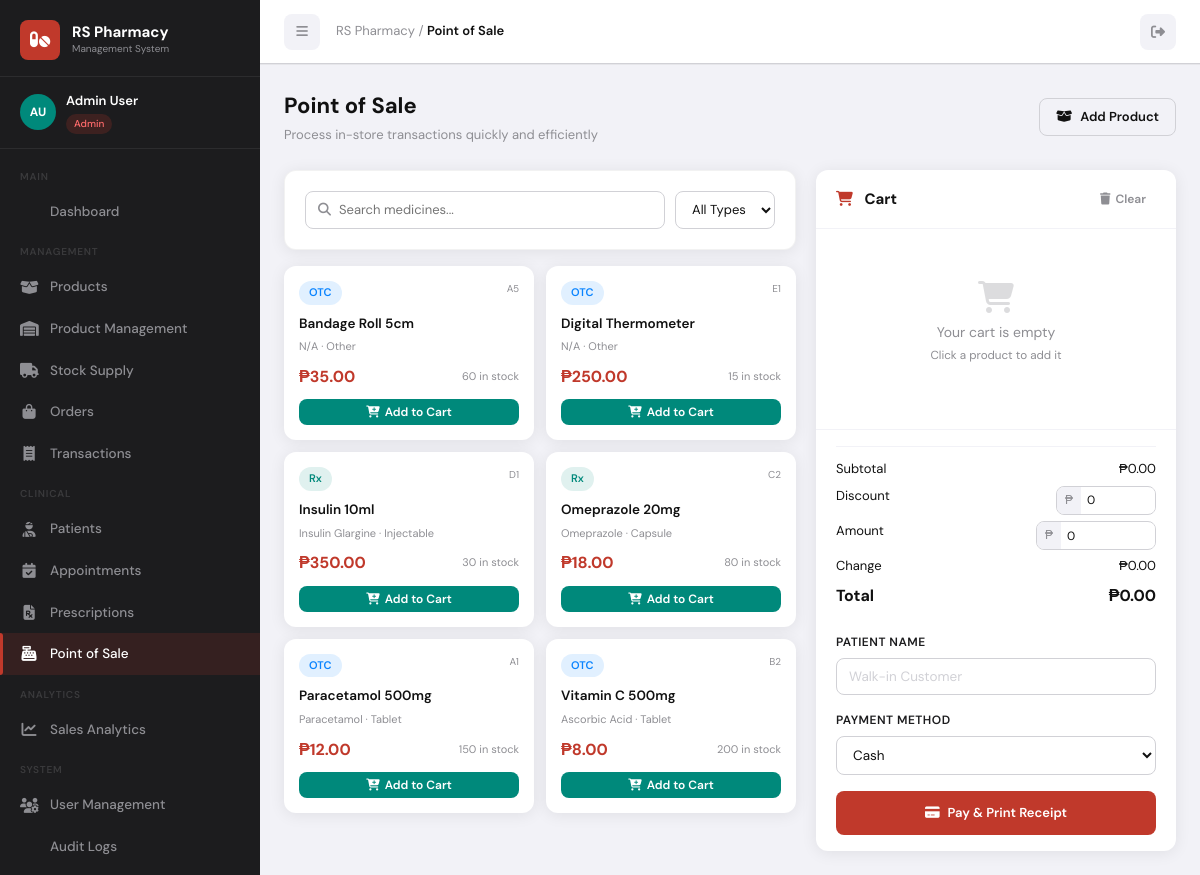
The app's page /pos.php (signed in) with its own data.
### tables this page shows
CREATE TABLE IF NOT EXISTS products (
    id INT AUTO_INCREMENT PRIMARY KEY,
    category_id INT,
    supplier_id INT,
    name VARCHAR(150) NOT NULL,
    generic_name VARCHAR(150),
    brand_type ENUM('Generic','Brand') DEFAULT 'Generic',
    product_type ENUM('OTC','Rx') DEFAULT 'OTC',
    dosage_form ENUM('Tablet','Capsule','Syrup','Injectable','Cream','Drops','Inhaler','Patch','Other') DEFAULT 'Tablet',
    price DECIMAL(10,2) NOT NULL,
    requires_prescription TINYINT(1) DEFAULT 0,
    sku VARCHAR(50) UNIQUE,
    shelf_location VARCHAR(50),
    description TEXT,
    status ENUM('active','inactive') DEFAULT 'active',
    created_at TIMESTAMP DEFAULT CURRENT_TIMESTAMP,
    updated_at TIMESTAMP DEFAULT CURRENT_TIMESTAMP ON UPDATE CURRENT_TIMESTAMP,
    FOREIGN KEY (category_id) REFERENCES categories(id) ON DELETE SET NULL,
    FOREIGN KEY (supplier_id) REFERENCES suppliers(id) ON DELETE SET NULL
);

CREATE TABLE IF NOT EXISTS inventory (
    id INT AUTO_INCREMENT PRIMARY KEY,
    product_id INT NOT NULL,
    batch_number VARCHAR(50),
    quantity INT DEFAULT 0,
    reorder_level INT DEFAULT 10,
    manufacturing_date DATE,
    expiry_date DATE,
    storage_location VARCHAR(100),
    created_at TIMESTAMP DEFAULT CURRENT_TIMESTAMP,
    updated_at TIMESTAMP DEFAULT CURRENT_TIMESTAMP ON UPDATE CURRENT_TIMESTAMP,
    FOREIGN KEY (product_id) REFERENCES products(id) ON DELETE CASCADE
);

### auth.php (called while the page is built, shortened)
<?php
function formatCurrency($amount) {
    return '₱' . number_format($amount, 2);
}
function sanitize($input) {
    return htmlspecialchars(strip_tags(trim($input)), ENT_QUOTES, 'UTF-8');
}
?>

### pos.php (the view, shortened to what this page needs)
<?php
require_once 'includes/auth.php';
$db = getDB();
$where = "WHERE p.status='active' AND (i.quantity IS NULL OR i.quantity > 0)";
$products = [];
$res = $db->query("SELECT p.*, c.name as category_name, i.quantity, i.expiry_date FROM products p LEFT JOIN categories c ON p.category_id=c.id LEFT JOIN inventory i ON p.id=i.product_id $where ORDER BY p.name");
while ($row = $res->fetch_assoc()) $products[] = $row;
?>
<!DOCTYPE html>
<html lang="en">
<head>
    <link rel="stylesheet" href="https://cdnjs.cloudflare.com/ajax/libs/font-awesome/6.5.0/css/all.min.css">
    <link rel="stylesheet" href="assets/css/style.css">
</head>
<body>
<div class="app-wrapper">
    <?php include 'includes/sidebar.php'; ?>
    <div class="main-content">
        <div class="topbar">
            <div class="topbar-left">
                <button class="topbar-btn" onclick="toggleSidebar()"><i class="fas fa-bars"></i></button>
                <div class="page-breadcrumb">RS Pharmacy / <span>Point of Sale</span></div>
            </div>
            <div class="topbar-right">
                <a href="./logout.php" class="topbar-btn"><i class="fas fa-sign-out-alt"></i></a>
            </div>
        </div>
        <div class="page-content">
            <div class="page-header">
                <div>
                    <div class="page-title">Point of Sale</div>
                    <div class="page-subtitle">Process in-store transactions quickly and efficiently</div>
                </div>
                <a href="products.php" class="btn btn-outline"><i class="fas fa-box-open"></i> Add Product</a>
            </div>
            <div class="pos-layout">
                <div>
                    <div class="card" style="margin-bottom:16px;">
                        <div class="card-body" style="display:flex;gap:10px;flex-wrap:wrap;">
                            <div class="search-bar" style="flex:1;min-width:200px;">
                                <i class="fas fa-search"></i>
                                <input type="text" id="posSearch" placeholder="Search medicines..." oninput="filterProducts(this.value)">
                            </div>
                            <select class="filter-select" onchange="filterByType(this.value)">
                                <option value="">All Types</option>
                            </select>
                        </div>
                    </div>
                    <div class="pos-product-grid" id="productGrid">
                        <?php foreach ($products as $p):
                            $expired = $p['expiry_date'] && strtotime($p['expiry_date']) < time();
                            if ($expired) continue;
                        ?>
                        <div class="pos-product-card" data-name="<?= strtolower(sanitize($p['name'])) ?>" data-type="<?= $p['product_type'] ?>" data-product='<?= htmlspecialchars(json_encode(['id'=>$p['id'],'name'=>$p['name'],'price'=>$p['price'],'stock'=>$p['quantity'],'type'=>$p['product_type']], JSON_HEX_APOS|JSON_HEX_QUOT|JSON_HEX_TAG|JSON_HEX_AMP), ENT_QUOTES, 'UTF-8') ?>'>
                            <div style="display:flex;justify-content:space-between;align-items:flex-start;margin-bottom:8px;">
                                <span class="badge badge-<?= $p['product_type']==='OTC'?'info':'teal' ?>"><?= $p['product_type'] ?></span>
                                <span style="font-size:10px;color:var(--gray);"><?= sanitize($p['shelf_location'] ?? '') ?></span>
                            </div>
                            <div class="pos-product-name"><?= sanitize($p['name']) ?></div>
                            <div style="font-size:11px;color:var(--gray);margin-bottom:8px;"><?= sanitize($p['generic_name'] ?? '') ?> · <?= sanitize($p['dosage_form'] ?? '') ?></div>
                            <div style="display:flex;align-items:center;justify-content:space-between;">
                                <div class="pos-product-price"><?= formatCurrency($p['price']) ?></div>
                                <div class="pos-product-stock"><?= $p['quantity'] ?? 0 ?> in stock</div>
                            </div>
                            <button type="button" class="btn btn-teal btn-sm btn-add w-100" style="margin-top:10px;justify-content:center;">
                                <i class="fas fa-cart-plus"></i> Add to Cart
                            </button>
                        </div>
                        <?php endforeach; ?>
                    </div>
                </div>
                <div>
                    <div class="cart-panel">
                        <div class="cart-header">
                            <div style="display:flex;align-items:center;justify-content:space-between;">
                                <div class="cart-title"><i class="fas fa-shopping-cart" style="color:var(--primary);margin-right:8px;"></i> Cart</div>
                                <button type="button" class="btn btn-ghost btn-sm" onclick="clearCart()"><i class="fas fa-trash"></i> Clear</button>
                            </div>
                        </div>
                        <div class="cart-items" id="cartItems">
                            <div class="cart-empty-state" id="cartEmpty">
                                <i class="fas fa-shopping-cart"></i>
                                <p>Your cart is empty<br><small>Click a product to add it</small></p>
                            </div>
                        </div>
                        <div class="cart-footer">
                            <div style="padding:12px 0;border-top:1px solid var(--gray-ultra);">
                                <div style="display:flex;justify-content:space-between;font-size:13px;margin-bottom:6px;">
                                    <span>Subtotal</span><span id="cartSubtotal">₱0.00</span>
                                </div>
                                <div style="display:flex;justify-content:space-between;font-size:13px;margin-bottom:6px;">
                                    <span>Discount</span>
                                    <div class="input-group" style="width:100px;">
                                        <span class="input-prefix" style="padding:4px 8px;font-size:12px;">₱</span>
                                        <input type="number" id="discountInput" value="0" min="0" step="0.01" class="form-control" style="padding:4px 6px;font-size:12px;height:auto;" oninput="updateTotal()">
                                    </div>
                                </div>
                                <div style="display:flex;justify-content:space-between;font-size:13px;margin-bottom:6px;">
                                    <span>Amount</span>
                                    <div class="input-group" style="width:120px;">
                                        <span class="input-prefix" style="padding:4px 8px;font-size:12px;">₱</span>
                                        <input type="number" id="tenderedInput" value="0" min="0" step="0.01" class="form-control" style="padding:4px 6px;font-size:12px;height:auto;" oninput="updateTotal()">
                                    </div>
                                </div>
                                <div style="display:flex;justify-content:space-between;font-size:13px;margin-bottom:6px;">
                                    <span>Change</span><span id="changeAmount">₱0.00</span>
                                </div>
                                <div class="cart-total">
                                    <span>Total</span><span id="cartTotal">₱0.00</span>
                                </div>
                            </div>
                            <div class="form-group">
                                <label class="form-label">Patient Name</label>
                                <input type="text" id="patientName" class="form-control" placeholder="Walk-in Customer" list="patientsList">
                            </div>
                            <div class="form-group">
                                <label class="form-label">Payment Method</label>
                                <select id="paymentMethod" class="form-control">
                                    <option value="Cash">Cash</option>
                                </select>
                            </div>
                            <button type="button" class="btn btn-primary w-100" style="justify-content:center;height:44px;" onclick="processCheckout()">
                                <i class="fas fa-credit-card"></i> Pay & Print Receipt
                            </button>
                        </div>
                    </div>
                </div>
            </div>
        </div>
    </div>
</div>
</body>
</html>

### pos.php (style rules this page uses)
.pos-layout { display: grid; grid-template-columns: 1fr 360px; gap: 20px; }

### records on screen
products: product_type "OTC", shelf_location "A5", name "Bandage Roll 5cm", generic_name "N/A", dosage_form "Other", price "₱35.00", inventory.quantity "60"
products: product_type "OTC", shelf_location "E1", name "Digital Thermometer", generic_name "N/A", dosage_form "Other", price "₱250.00", inventory.quantity "15"
products: product_type "Rx", shelf_location "D1", name "Insulin 10ml", generic_name "Insulin Glargine", dosage_form "Injectable", price "₱350.00", inventory.quantity "30"
products: product_type "Rx", shelf_location "C2", name "Omeprazole 20mg", generic_name "Omeprazole", dosage_form "Capsule", price "₱18.00", inventory.quantity "80"
products: product_type "OTC", shelf_location "A1", name "Paracetamol 500mg", generic_name "Paracetamol", dosage_form "Tablet", price "₱12.00", inventory.quantity "150"
products: product_type "OTC", shelf_location "B2", name "Vitamin C 500mg", generic_name "Ascorbic Acid", dosage_form "Tablet", price "₱8.00", inventory.quantity "200"

### other values on screen
substr($user['first_name'], 0, 1) . substr($user['last_name'], 0, 1) "AU"
$user['first_name'] . ' ' . $user['last_name'] "Admin User"
$user['role'] "Admin"
